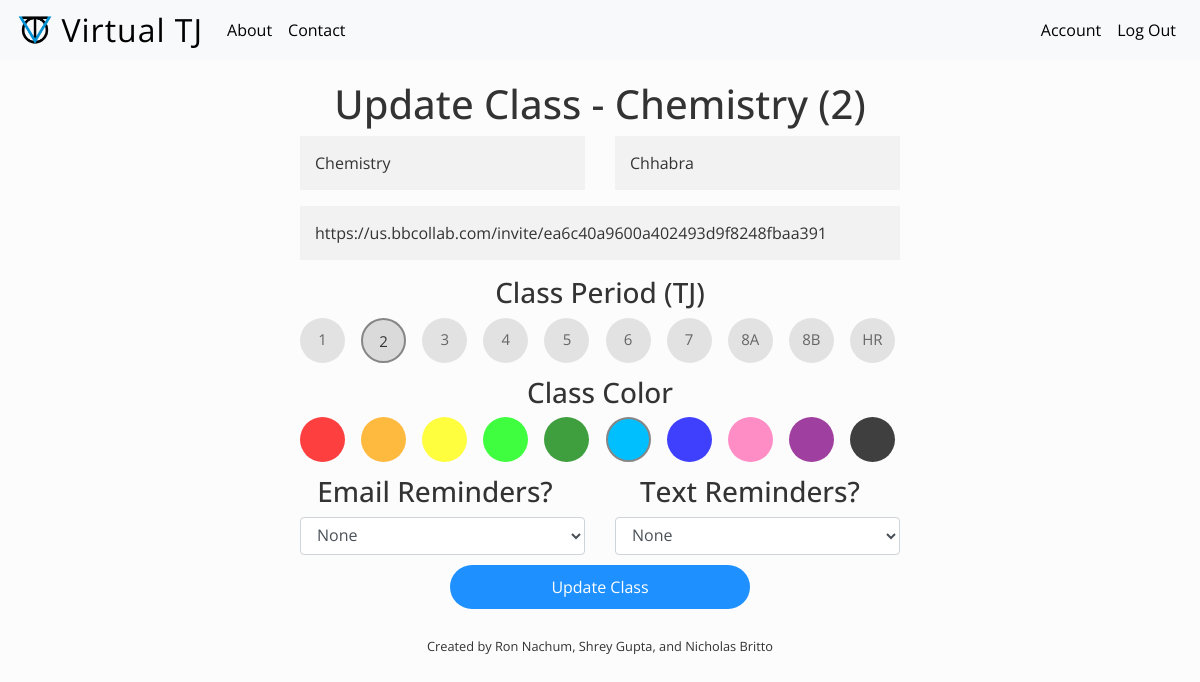
The page /update_class/7f3576d8d76a8e26050c43f0b78487c485b7a5111184bcdcf2aa1ee7fe340439 (signed in) on the database its author committed.
### application/models.py (models this page shows, shortened)
class Class(db.Model):
    id = db.Column(db.Integer, primary_key=True)
    hex_id = db.Column(db.String, default=lambda: urandom(32).hex(), unique=True, nullable=True)
    name = db.Column(db.String, nullable=False)
    link = db.Column(db.String, nullable=False)
    color = db.Column(db.String, nullable=False)
    period = db.Column(db.String, nullable=True)
    times = db.Column(db.JSON, nullable=False)
    teacher = db.Column(db.String, nullable=True)
    notes = db.Column(db.String, nullable=True)
    user_id = db.Column(db.Integer, db.ForeignKey('user.id'), nullable=False)
    email_alert_time = db.Column(db.Integer, nullable=True)
    text_alert_time = db.Column(db.Integer, nullable=True)

### application/routes/main_routes.py (the view, shortened to what this page needs)
@app.route("/update_class/<string:hex_id>", methods=["GET", "POST"])
def update_class(hex_id):
    c = Class.query.filter_by(hex_id=hex_id).first_or_404()
    if current_user.id != c.user_id:
        abort(403)
    form = ClassForm(name=c.name, teacher=c.teacher, link=c.link, period=c.period, color=c.color,
                     text_reminder=c.text_alert_time, email_reminder=c.email_alert_time)
    color_list, period_list = [], []
    for i, colors in enumerate(form.color.choices):
        color_list.append((f"color-{i}", colors[0], colors[1]))
    for i, periods in enumerate(form.period.choices):
        period_list.append((f"period-{i}", periods[0], periods[1]))
    form.submit.label.text = "Update Class"
    return render_template('add_class.html', header=f"Update Class - {c.name} ({c.period})", color=c.color, period=c.period, color_list=color_list, period_list=period_list, has_email = current_user.email is not None, has_phone=current_user.phone is not None, form=form)

### application/forms/forms.py
class ClassForm(FlaskForm):
    name = StringField('Name', validators=[DataRequired()])
    link = StringField('Link', validators=[DataRequired(), Regexp('https://us.bbcollab.com/invite/*')])
    color = RadioField('Color', validators=[DataRequired()],
        choices=[('red', 'Red'), ('orange', 'Orange'), ('yellow', 'Yellow'), ('lime', 'Lime'),
                 ('green', 'Green'), ('deepskyblue', 'Light Blue'), ('blue', 'Blue'),
                 ('hotpink', 'Pink'),('purple', 'Purple'), ('black', 'Black')])
    period = RadioField('Times', validators=[DataRequired()],
        choices=[('1', '1'), ('2', '2'), ('3', '3'), ('4', '4'), ('5', '5'), ('6', '6'),
                 ('7', '7'), ('8A', '8A'), ('8B', '8B'), ('Homeroom', 'HR')])
    teacher = StringField('Teacher', validators=[])
    text_reminder = SelectField('Minutes Before', [], choices=minute_choices, default=-1)
    email_reminder = SelectField('Minutes Before', [], choices=minute_choices, default=-1)
    notes = TextAreaField('Notes', validators=[])
    submit = SubmitField('Add Class')

### application/routes/main_routes.py (called while the page is built)
@login_manager.user_loader
def load_user(user_id):
    return User.query.get(int(user_id))

### application/templates/add_class.html (shortened to what this page needs)
{% extends "layout.html" %}
{% block page_styles %}
<link rel="stylesheet" href="../static/css/add_class.css">
{% endblock page_styles %}
{% block content %}
<h1>{{ header }}</h1>
<div id="content-div">
    <form action="" method="POST">
        <fieldset>
            <div class="row">
                <div class="form-group col-md-6">
                    {% if form.name.errors %}
                        {{ form.name(class="form-control is-invalid", placholder="Class Name") }}
                        <div class="invalid-feedback">
                            {% for error in form.name.errors %}
                                <span>{{ error }}</span>
                            {% endfor %}
                        </div>
                    {% else %}
                        {{ form.name(class="form-control", placeholder="Class Name") }}
                    {% endif %}
                </div>
                <div class="form-group col-md-6">
                    {% if form.teacher.errors %}
                        {{ form.teacher(class="form-control is-invalid", placholder="Teacher (Optional)") }}
                        <div class="invalid-feedback">
                            {% for error in form.teacher.errors %}
                                <span>{{ error }}</span>
                            {% endfor %}
                        </div>
                    {% else %}
                        {{ form.teacher(class="form-control", placeholder="Teacher (Optional)") }}
                    {% endif %}
                </div>
            </div>
            <div class="form-group">
                {% if form.link.errors %}
                    {{ form.link(class="form-control is-invalid", placholder="Class Link") }}
                    <div class="invalid-feedback">
                        {% for error in form.link.errors %}
                            <span>{{ error }}</span>
                        {% endfor %}
                    </div>
                {% else %}
                    {{ form.link(class="form-control", placeholder="Class Link") }}
                {% endif %}
            </div>
            <h3>Class Period (TJ)</h3>
            <div class="form-group">
                <div class="color-select">
                    {% for id, value, name in period_list %}
                        {% if value == period %}
                            <div>
                                <label class="container">
                                    <span class="checkmark"><p class="period-label">{{ name }}</p></span>
                                </label>
                            </div>
                        {% else %}
                            <div>
                                <label class="container">
                                    <span class="checkmark"><p class="period-label">{{ name }}</p></span>
                                </label>
                            </div>
                        {% endif %}
                    {% endfor %}
                </div>
            </div>
            <h3>Class Color</h3>
            <div class="form-group">
                <div class="color-select">
                    {% for id, value, name in color_list %}
                        {% if value == color %}
                            <div>
                                <label class="container">
                                    <span class="checkmark {{value}}"></span>
                                </label>
                            </div>
                        {% else %}
                            <div>
                                <label class="container">
                                    <span class="checkmark {{value}}"></span>
                                </label>
                            </div>
                        {% endif %}
                    {% endfor %}
                </div>
            </div>
            <div class="central row">
                <div id="email-reminders" class="col-md-6">
                    <div class="reminder-column">
                        {% if has_email %}
                            <h3>Email Reminders?</h3>
                        {% else %}
                            <h5 style="text-align: center; color: grey;">Add Email for Email Reminders</h5>
                        {% endif %}
                    </div>
                    {% if has_email %}
                        {% if form.email_reminder.errors %}
                        {{ form.email_reminder(class="form-control is-invalid") }}
                        <div class="invalid-feedback">
                            {% for error in form.email_reminder.errors %}
                                <span>{{ error }}</span>
                            {% endfor %}
                        </div>
                        {% else %}
                            {{ form.email_reminder(class="form-control") }}
                        {% endif %}
                    {% endif %}
                </div>
                <div id="text-reminders" class="col-md-6">
                    <div class="reminder-column">
                        {% if has_phone %}
                            <h3>Text Reminders?</h3>
                        {% else %}
                            <h5 style="text-align: center; color: grey;">Add Phone for Text Reminders</h5>
                        {% endif %}
                    </div>
                    {% if has_phone %}
                        {% if form.text_reminder.errors %}
                            {{ form.text_reminder(class="form-control is-invalid") }}
                            <div class="invalid-feedback">
                                {% for error in form.text_reminder.errors %}
                                    <span>{{ error }}</span>
                                {% endfor %}
                            </div>
                        {% else %}
                            {{ form.text_reminder(class="form-control") }}
                        {% endif %}
                    {% endif %}
                </div>
            </div>
        </fieldset>
        <div class="submit-button">
            {{ form.submit(class="btn-wide btn-color") }}
        </div>
    </form>
</div>
{% endblock content %}

### application/static/css/main.css (style rules this page uses)
body { opacity: 1; transition: 1s opacity; }
.btn-light, .btn-color { border-radius: 50px; border: none; text-align: center; }
.btn-color { background-color: DodgerBlue; color: #fff; -webkit-transition: background 0.5s ease-in-out; -moz-transition: background 0.5s ease-in-out; -ms-transition: background 0.5s ease-in-out; -o-transition: background 0.5s ease-in-out; transition: background 0.5s ease-in-out; }
.btn-wide { text-align: center; display: block; margin: auto; width: 90%; max-width: 300px; padding: 10px 0px; }
* { font-family: "Open Sans", sans-serif; margin: 0; padding: 0; }
body { background-color: #fcfcfc; color: #333; margin-top: 10vh; }
h1, h2, h3, h4, h5, h6 { text-align: center; }
input[type=text], input[type=email], input[type=password], .textareas { background-color: #f2f2f2; color: #333; margin: auto; border: none; border-radius: 0px; padding: 15px 15px; -webkit-transition: background 0.4s ease-in-out; -moz-transition: background 0.4s ease-in-out; -ms-transition: background 0.4s ease-in-out; -o-transition: background 0.4s ease-in-out; transition: background 0.4s ease-in-out; }
.red { background-color: red; }
.orange { background-color: orange; }
.yellow { background-color: yellow; }
.lime { background-color: lime; }
.green { background-color: green; }
.deepskyblue { background-color: deepskyblue; }
.blue { background-color: blue; }
.hotpink { background-color: hotpink; }
.purple { background-color: purple; }
.black { background-color: black; }

### application/static/css/add_class.css (style rules this page uses)
#content-div { padding-right: 25%; padding-left: 25%; }
.container { display: block; position: relative; padding-left: 35px; margin-bottom: 12px; cursor: pointer; font-size: 15px; -webkit-user-select: none; -moz-user-select: none; -ms-user-select: none; user-select: none; }
.checkmark { position: absolute; top: 0; left: 0; opacity: 75%; height: 45px; width: 45px; background-color: rgb(218, 218, 218); border-radius: 50%; text-align: center; display: flex; align-items: center; justify-content: center; }
.period-label { position: absolute; top: 10px; }
.container input:checked ~ .checkmark { border: solid rgb(134, 134, 134) 2px; opacity: 100%; }
.reminder-column { display: flex; align-items: center; text-align: center; justify-content: center; }
.reminder-column h3 { padding-right: 15px; }
.color-select { display: flex; justify-content: space-between; padding-bottom: 5%; align-items: center; }
.submit-button { padding-top: 10px; }
.red { background-color: red; }
.orange { background-color: orange; }
.yellow { background-color: yellow; }
.lime { background-color: lime; }
.green { background-color: green; }
.deepskyblue { background-color: deepskyblue; }
.blue { background-color: blue; }
.hotpink { background-color: hotpink; }
.purple { background-color: purple; }
.black { background-color: black; }

### rows shown on the page
Class: name "Chemistry", teacher "Chhabra", link "https://us.bbcollab.com/invite/ea6c40a9600a402493d9f8248fbaa391"

### other values the page prints
{{ header }} "Update Class - Chemistry (2)"
{{ name }} "1" "3" "4" "5" "6" "7" "8A" "8B" "HR"
{{ name }} "2"
